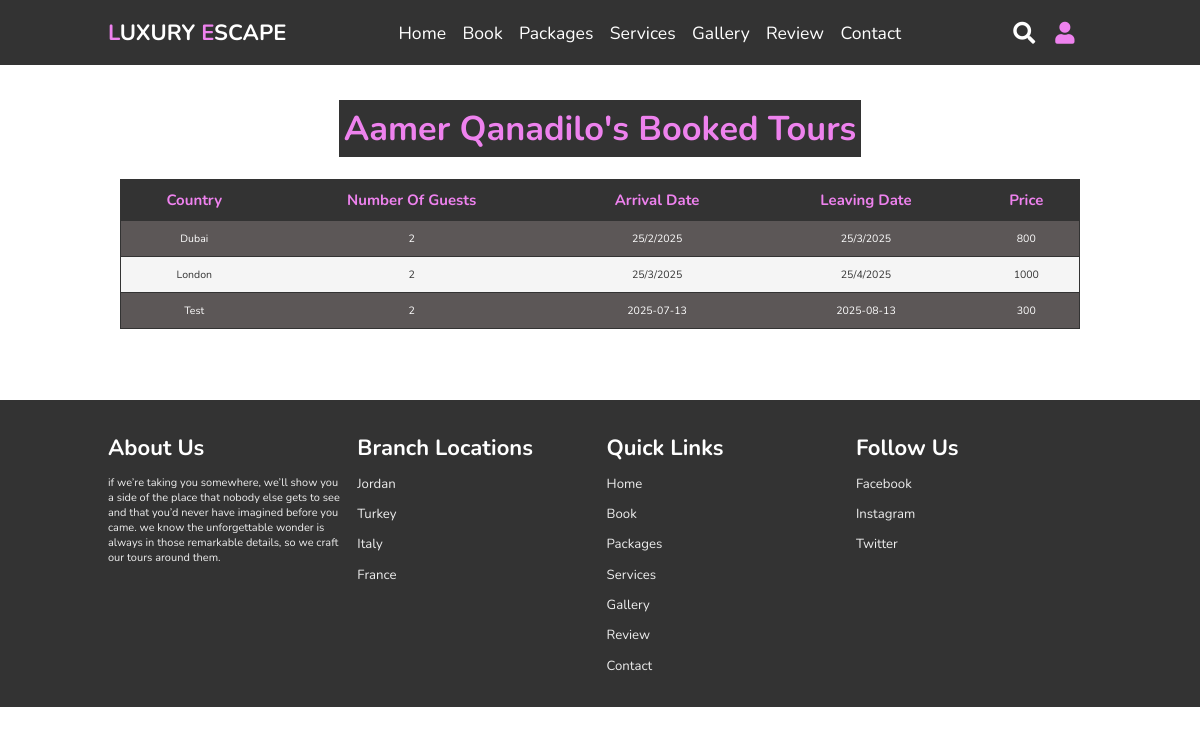
Page /php/tours.php (signed in) on the committed database.
### tables this page shows
CREATE TABLE `booktours` (
  `idUser` int(11) NOT NULL,
  `nameCountry` varchar(255) NOT NULL,
  `numberOfGuests` int(11) NOT NULL,
  `ArrivalDate` varchar(255) NOT NULL,
  `LeavingDate` varchar(255) NOT NULL,
  `Price` int(11) NOT NULL,
  `idTours` int(11) NOT NULL
);

### php/tours.php (the view, shortened to what this page needs)
<?php
    if($_SESSION['email']){
        $fname=$_SESSION['firstname'];
    }
    else
        header("Location:index.php");
?>
<!DOCTYPE html>
<html lang="en">
<head>
    <link rel="stylesheet" href="https://unpkg.com/swiper@7/swiper-bundle.min.css"/>
    <link rel ="stylesheet" href="https://cdnjs.cloudflare.com/ajax/libs/font-awesome/5.15.4/css/all.min.css"
    >
    <link rel ="stylesheet" href ="../css/style.css" >
    <link rel="stylesheet" href="../css/logged.css">
    <link rel="stylesheet" href="../css/tables.css">
</head>
<body>
 <header>
    <a href="../index.php" class= "logo"> <span>L</span>uxury <span>E</span>scape</a>
        <nav class="navbar">
            <a href ="../index.php#home"> home</a>
            <a href ="../index.php#book"> book</a>
            <a href ="../index.php#packages"> packages</a>
            <a href ="../index.php#services"> services</a>
            <a href ="../index.php#gallery"> gallery</a>
            <a href ="../index.php#review"> review</a>
            <a href ="../index.php#contact"> contact</a>
    </nav>
    <div class ="icons">
        <i class ="fas fa-search" id ="search-btn"></i>
        <i class ="fas fa-user" id ="user-btn"></i>
    </div>
    <form action ="" class= "search-bar-container">
        <input type ="search" id ="search-bar" placeholder="search here ..">
        <label for ="search-bar" class ="fas fa-search"></label>
    </form>
 </header>
    <div class="booked-container">
        <div class="booked-container-title">
            <h2>
            <?php echo $fname."'s " ?>Booked Tours
            </h2>
        </div>
        <?php
        $UserIDHolder = $_SESSION['userID'];
        $connect = new mysqli('localhost','root','','LuxuryEscape') or die("couldn't connect");
        $sqlSearch =  mysqli_query($connect,"select * FROM booktours WHERE idUser= '$UserIDHolder'");
          if(mysqli_num_rows($sqlSearch) > 0){
              echo "<table>
              <thead>
                <tr>
                  <th>Country</th>
                  <th>Number of Guests</th>
                  <th>Arrival Date</th>
                  <th>Leaving Date</th>
                  <th>Price</th>
                </tr>
              </thead>
              <tbody>";
                while($row = $sqlSearch->fetch_assoc()){
                    echo "<tr>
                        <td>".$row['nameCountry']."</td>
                        <td>".$row['numberOfGuests']."</td>
                        <td>".$row['ArrivalDate']."</td>
                        <td>".$row['LeavingDate']."</td>
                        <td>".$row['Price']."</td>
                    </tr>";
                }
              echo "</tbody>
              </table>";
          } else {
                echo "
                <p>No Booked Tours to show, book one? <a href ='../index2.php#book'>booknow </a></p>";
          }
        ?>
    </div>
<section class="footer">
    <div class="box-container">
        <div class="box">
            <h3> About us</h3>
            <p>If we’re taking you somewhere,
                 we’ll show you a side of the place that nobody else gets to see
                 and that you’d never have imagined before you came.
                 We know the unforgettable wonder is always in those remarkable details,
                  so we craft our tours around them.</p>
        </div>
        <div class="box">
            <h3> Branch Locations</h3>
            <a href="#"> Jordan</a>
            <a href="#"> Turkey</a>
            <a href="#"> Italy</a>
            <a href="#"> France</a>
        </div>
        <div class="box">
            <h3> Quick Links</h3>
            <a href="#">home</a>
            <a href="#book">book</a>
            <a href="#packages">packages</a>
            <a href="#services">services</a>
            <a href="#gallery">gallery</a>
            <a href="#review">review</a>
            <a href="#contact">contact</a>
        </div>
        <div class="box">
            <h3> Follow us</h3>
            <a href="#">Facebook</a>
            <a href="#">Instagram</a>
            <a href="#">Twitter</a>
        </div>
    </div>
</section>
</body>
</html>

### css/style.css (style rules this page uses)
:root { --violet :violet; }
* { font-family: 'Nunito', sans-serif; margin :0; padding:0; box-sizing:border-box; text-transform: capitalize; outline: none; border:none; text-decoration: none; transition: all .2s linear; }
html { font-size: 62.5%; overflow-x:hidden; scroll-padding-top: 6rem; scroll-behavior: smooth; }
section { padding: 2rem 9%; }
header { position: fixed; top:0; left:0; right:0; background:#333; z-index: 1000; display:flex; align-items: center; justify-content: space-between; padding:2rem 9%; }
header .logo { font-size: 2.5rem; font-weight: bolder; color:#fff; text-transform: uppercase; }
header .logo span { color:var(--violet); }
header .navbar a { color:#fff; font-size: 2rem; margin:0 .8rem; }
header .icons i { font-size: 2.5rem; color:#fff; cursor:pointer; margin-right: 2rem; }
header .search-bar-container { position: absolute; top:100%; left:0; right:0; padding:1.5rem 2rem; background: #333; border-top: .1rem solid rgba(255,255,255,.2); display: flex; align-items: center; z-index: 1001; clip-path: polygon(0 0,100% 0,100% 0,0 0); }
header .search-bar-container #search-bar { width:100%; padding:1rem; text-transform: none; color: #333; font-size :1.7rem; border-radius: .5rem; }
header .search-bar-container label { color:white; cursor: pointer; font-size: 3rem; margin-left: 1.5rem; }
.footer { background: #333; }
.footer .box-container { display: flex; flex-wrap: wrap; gap: 1.5rem; }
.footer .box-container .box { padding: 1rem 0; flex: 1 1 25rem; }
.footer .box-container .box h3 { font-size: 2.5rem; padding:.7rem 0; color:#fff; }
.footer .box-container .box p { font-size: 1.25rem; padding:.7rem 0; color:#eee; text-transform: lowercase; }
.footer .box-container .box a { display: block; font-size: 1.5rem; padding:.7rem 0; color:#eee; }
@media (max-width:1200px) { html { font-size: 55%; } }

### css/logged.css (style rules this page uses)
#user-btn { color: var(--violet); }

### css/tables.css (style rules this page uses)
.booked-container { min-height: 50vh; display: flex; align-items: center; justify-content: center; flex-flow: column; position: relative; z-index: 0; margin: 0px auto; padding-bottom: 50px; width: 100%; }
.booked-container .booked-container-title { padding-top: 100px; margin: 0px auto; color:var(--violet); font-size: 2.6rem; }
.booked-container .booked-container-title h2 { background-color: #333; padding: 5px; }
table, td, th { border: 1px solid #333; border-left: 0; border-right: 0; border-collapse: collapse; }
table { margin: auto; width: 80%; text-align: center; font-size: 1.2rem; border-right: 1px solid #333; border-left: 1px solid #333; }
td, th { padding: 10px; }
th { background-color: #333; color: var(--violet); font-size: 1.7rem; }
tr:nth-child(odd) { background-color: #5c5757; color: white; }
tr:nth-child(even) { background-color: whitesmoke; color: #333; }

### rows in the picture
booktours: nameCountry "Dubai", numberOfGuests "2", ArrivalDate "25/2/2025", LeavingDate "25/3/2025", Price "800"
booktours: nameCountry "London", numberOfGuests "2", ArrivalDate "25/3/2025", LeavingDate "25/4/2025", Price "1000"
booktours: nameCountry "Test", numberOfGuests "2", ArrivalDate "2025-07-13", LeavingDate "2025-08-13", Price "300"

### other values in the picture
$fname "Aamer Qanadilo"
